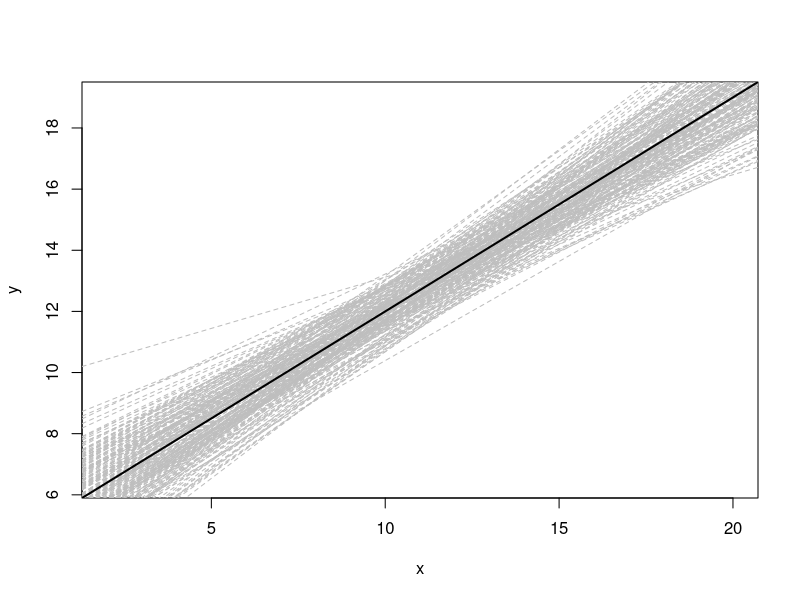

R code for this plot:
# As an exercise write a for loop that will run this same model 200 times and plot the lines from each of the simulations (you do not need to plot the simulated data each time). you can use the type="n" option in the plot to suppress the points. I will post the "answer" Monday night!

# Here is one way to do it!

a=5
b=0.7
x <- seq(2,20) # our predictor variable
y_fixed <- a + b*x  # the deterministic part of our model
par(mfrow=c(1,1))
plot(y_fixed~x, type="n", ylab= "y", xlab = "x")  # The deterministic relationship.


N <- 200
for (i in 1:N){
	y.sim.loop <- rnorm(length(x), mean=y_fixed, sd=2.5)
	y.sim.loop.lm <- lm(y.sim.loop ~ x)
	abline(y.sim.loop.lm, lwd=1, col="grey", lty=2) 
}
abline(a=5, b=0.7, lwd=2) # fit based on "known" values (in black)

